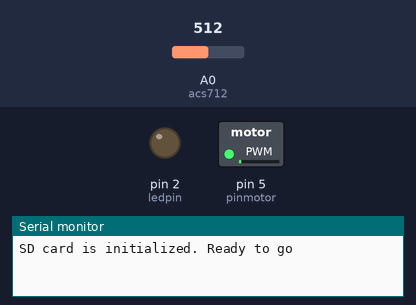
Recording of a sketch running on a simulated Arduino Uno, built with avr-gcc and run on an emulated ATmega328P. On the bench: switched loads named in the sketch (green lamp = pin HIGH), output pins drawn as LEDs (lit = HIGH), the last lines printed to the serial monitor. The test bench sets the inputs (shaded band); at power-on: A0 (acs712) = 512. Storage starts empty.

Above: at 0.05 s.
At 7.55 s:
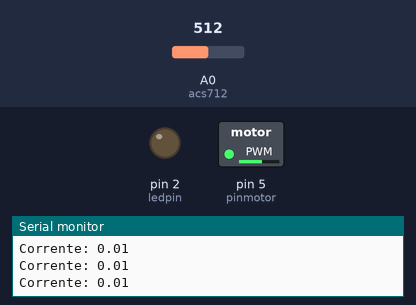
At 11.15 s:
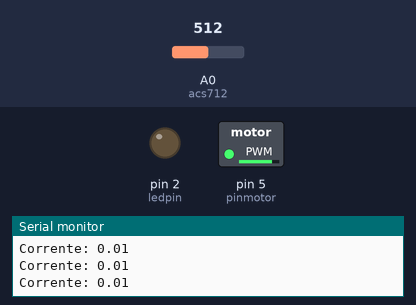
At 22.35 s:
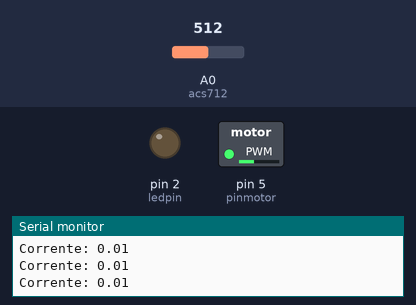
Timing chart, 0 to 29.1 s (numbered marks = the images above):
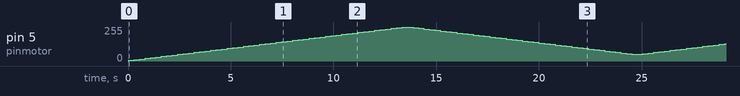

The sketch:

TemperaturaMatriz.ino
```cpp
#include <ACS712.h>
#include <SD.h>
#include <SPI.h>
#include"DHT.h"
#define dhtpin 8
#define ledpin 2
#define temp_minima -5
#define temp_maxima 35
#define intervaloleitura 2000
DHT dht(dhtpin,DHT22);


float temperaturatotal = 0.0;
unsigned long controleleitura = 0.0;


#define acs712 A0

#define CS_pin 10 //Definição do pino de entrada do MicroSD Card Adapter

#define pinmotor 5 //Definição do pino do motor
#define maxvelocidade 255 //Definição da velocidade maxima
#define minvelocidade 50 //Definição da velocidade mínima
#define fadeamount 5


float velocidade = 0;
int i;

int valor =0;
const int sensorValue =A0;
float Tempo=00;

float voltagem = 0.0; //Criação da variável voltagem global
float corrente = 0.0; //Criação da variável corrente global
float potencia = 0.0; //Criação da variável potencia global
float tensaoDC = 7.2; //Criação da variável tensao global
float adc =0;

 //Criação das variàveis para medir o tempo percorrido

File sd_file; //Criação de uma variável sd_file

void setup() {
  Serial.begin(9600);  //Inicizalização do módulo serial

  pinMode(acs712, INPUT);

  pinMode(ledpin, OUTPUT);
  dht.begin();

  pinMode(pinmotor, OUTPUT); //Identificação do pino digital do motor como OUTPUT

  if (SD.begin(10)) { //Verificação da inicialização correta do SD
    Serial.println("SD card is initialized. Ready to go");
  } else{
    Serial.println("Failed loading"); //Falha se o SD não inicializar
    return;
  }
  File sd_file = SD.open("corrente.csv", FILE_WRITE); //Abrindo o SD para escrita

  //Impressão do cabeçalho do arquivo SD
  if (sd_file) {
    sd_file.print("Tempo");
    sd_file.print(",");
    sd_file.print("Corrente");
    sd_file.println();
  }
  sd_file.close();

}

void loop() {
  //Essa série de While foi um código que o pessoal da eletrônica tentou reproduzir para controlar a velocidade do motor.
  //Minha ideia foi que eu chamasse a função senddata() toda vez que um laço desse while fosse chamado também e ficasse um tempo
  //determinado coletando as correntes do circuito, foi por isso também que se você notar não existe delays na função loop
  //e sim delays dentro do senddata()
  //Os valores de quanto tempo o laço irá durar, assim como o tempo do delay que será padronizado para a função senddata irá
  //depender de como a eletrônica está pensando em realizar esse controle.
  while (velocidade < maxvelocidade){
    velocidade+= fadeamount;
    analogWrite(pinmotor, velocidade);
    senddata(Tempo);
    Tempo = Tempo + 0.25;

 }
  for (velocidade = maxvelocidade; velocidade >= minvelocidade;
    velocidade-= fadeamount) {
    analogWrite(pinmotor, velocidade);
    senddata(Tempo);
    Tempo = Tempo + 0.25;

 }
  for (velocidade = minvelocidade; velocidade <= maxvelocidade;
    velocidade += fadeamount) {
    analogWrite(pinmotor, velocidade);
    senddata(Tempo);
    Tempo = Tempo + 0.25;

  }
  if (velocidade == 255){
    while(velocidade <=255 && velocidade >=50){
      velocidade-= fadeamount;
      analogWrite(pinmotor, velocidade);
      senddata(Tempo);
      Tempo = Tempo + 0.25;
      }
 }
}


void senddata(float Tempo){ //Função para leitura do sensor ACS712 e para Armazenamento no SD
  float tempoatual = 0.0; // Armazenamento do tempo atual
  File sd_file = SD.open("corrente.csv", FILE_WRITE); //Abrindo o sd_file para escrita
  float MediaCorrente = 0.0; // Variável para armazenar a média das correntes
  float Medidas = 0.0; //Variável para Realizar a divisão das médias
  int segundos = Tempo;
  // For com 250 milisegundos de duração, com 25 medidas feitas, com as medias dessas medidas
  for(float seconds =0.0; seconds<0.250; seconds = seconds+0.01){

    float adc = analogRead(A0);

    voltagem = (5.000/1023.000)*(adc); // Transformação pra voltagem
    voltagem = voltagem -2.5; //Exclui os valores negativos

    //voltagem = (analogRead(A0) - (510))*(5.0/(1023.0*0.185)); //Leitura da porta analógica A0 e correções

    corrente = (voltagem/0.185); //Cálculo da corrente

    MediaCorrente = corrente +MediaCorrente; //Somatório de todas iterações feitas dentro deste for

    Medidas = voltagem + Medidas;

    delay(10);

  }
  tempoatual=0.250 + Tempo; //Atualização do tempo atual

  MediaCorrente = MediaCorrente/25; //Dividindo os valores obtidos da média
  Medidas =  Medidas/25;

  Serial.print("Corrente: "); //Printando a corrente no Serial
  Serial.println(MediaCorrente);

  //Serial.print("Voltagem: ");
  //Serial.print(Medidas);

  sd_file.print(tempoatual); //Printando o tempo atual no SD
  sd_file.print(",");
  sd_file.print(MediaCorrente); //Printando a MédiaCorrente no SD
  sd_file.println();

  //Serial.print("Tempo (s): "); //Printando o tempo no Serial
  //Serial.print(tempoatual);
  //Serial.print(",  ");
    // Serial.print(corrente);

  Serial.println();

  sd_file.flush();

  sd_file.close();
}

void temperatura(){
  if (millis()- controleleitura > intervaloleitura) {
    float leitura = dht.readTemperature(); // faz a leitura da temperatura
    if (!isnan(leitura)) { // verifica se recebeu algum valor do sensor
      temperaturatotal = leitura;
      Serial.print(F("Temperatura: "));
      Serial.print(temperaturatotal);
      Serial.println(F(" C°"));
      controleleitura = millis();
      if (temperaturatotal > temp_maxima || temperatura < temp_minima) {
        digitalWrite(ledpin, HIGH);
      } else {
        digitalWrite(ledpin, LOW);
      }
    } else {
        Serial.println(F("Falha na leitura do DHT"));
      }
  }
}
```
